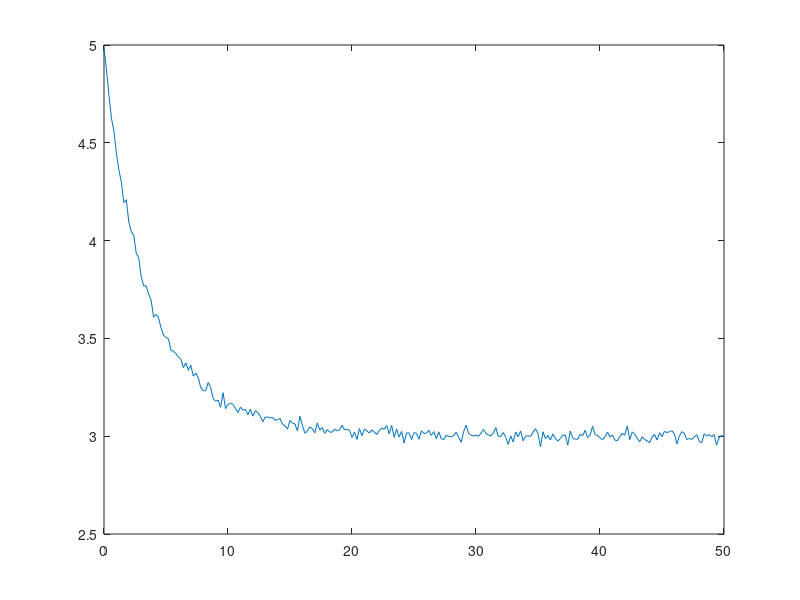

This figure's MATLAB source:
f = @(x, eps) 3 ./ (1 - 2 .* exp(-0.2 .* x) ./ 5) + eps
x = [0 : 0.2 : 50];
eps = randn(1, length(x))/50;
y = f(x, eps);
plot(x, y)